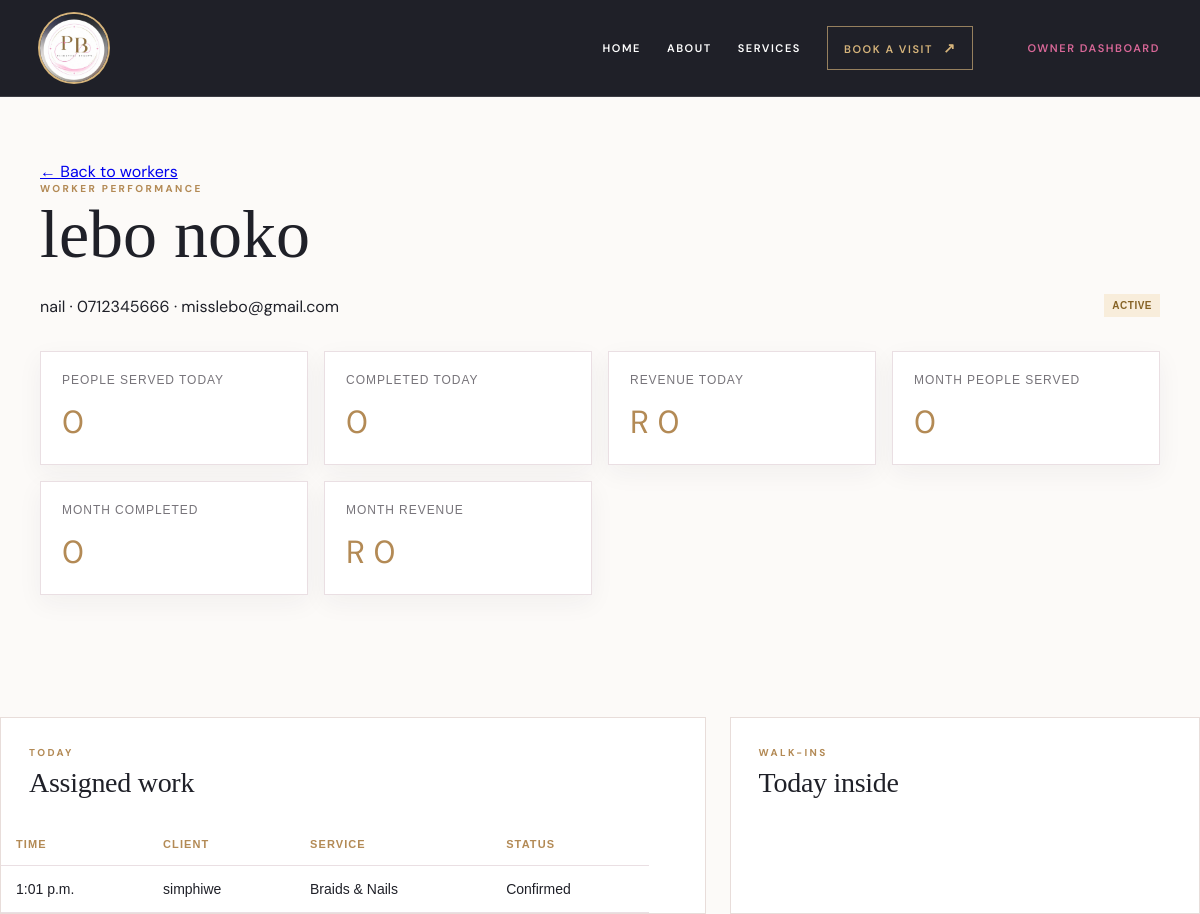
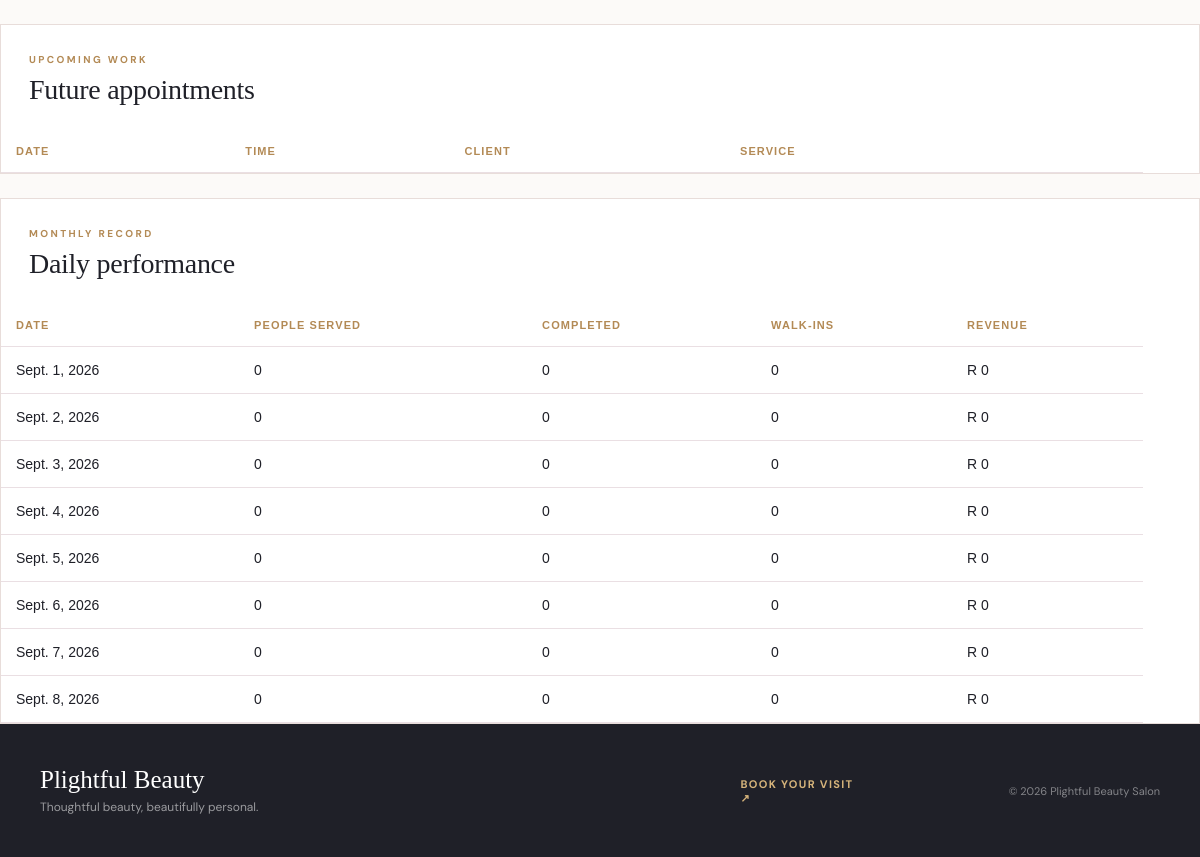
The app's page /owner/workers/10/ with its own data (2 pictures, top to bottom).
### core/models.py (models this page shows, shortened)
class Worker(models.Model):
    user = models.OneToOneField(settings.AUTH_USER_MODEL, on_delete=models.CASCADE, related_name='worker_profile')
    position = models.CharField(max_length=100, default='Beauty Specialist')
    phone = models.CharField(max_length=30, blank=True)
    joined_date = models.DateField(auto_now_add=True)
    is_active = models.BooleanField(default=True)

class Appointment(models.Model):
    PENDING = 'pending'
    CONFIRMED = 'confirmed'
    CHECKED_IN = 'checked_in'
    IN_PROGRESS = 'in_progress'
    COMPLETED = 'completed'
    CANCELLED = 'cancelled'
    STATUS_CHOICES = [(PENDING, 'Pending'), (CONFIRMED, 'Confirmed'), (CHECKED_IN, 'Checked In'),
                      (IN_PROGRESS, 'In Progress'), (COMPLETED, 'Completed'), (CANCELLED, 'Cancelled')]
    client = models.ForeignKey(Client, on_delete=models.CASCADE, related_name='appointments')
    service = models.ForeignKey(Service, on_delete=models.PROTECT, related_name='appointments')
    worker = models.ForeignKey(Worker, on_delete=models.SET_NULL, null=True, blank=True, related_name='appointments')
    appointment_date = models.DateField()
    appointment_time = models.TimeField()
    notes = models.TextField(blank=True)
    inspiration_image_1 = models.ImageField(upload_to='inspiration/', blank=True, null=True)
    inspiration_image_2 = models.ImageField(upload_to='inspiration/', blank=True, null=True)
    status = models.CharField(max_length=20, choices=STATUS_CHOICES, default=PENDING)
    created_at = models.DateTimeField(auto_now_add=True)
    paid_at = models.DateTimeField(null=True, blank=True)
    completed_at = models.DateTimeField(null=True, blank=True)
    class Meta:
        ordering = ['appointment_date', 'appointment_time']
        constraints = [models.UniqueConstraint(fields=['appointment_date', 'appointment_time', 'worker'], name='unique_worker_slot')]

class Client(models.Model):
    user = models.OneToOneField(settings.AUTH_USER_MODEL, on_delete=models.SET_NULL, null=True, blank=True, related_name='client_profile')
    full_name = models.CharField(max_length=150)
    phone = models.CharField(max_length=30)
    email = models.EmailField(blank=True)
    registered_at = models.DateTimeField(auto_now_add=True)
    notes = models.TextField(blank=True)

class Service(models.Model):
    name = models.CharField(max_length=120)
    description = models.TextField(blank=True)
    duration_minutes = models.PositiveIntegerField(default=60)
    price = models.DecimalField(max_digits=10, decimal_places=2)
    is_active = models.BooleanField(default=True)

### core/views.py (the view)
    def wrapped(request, *args, **kwargs):
        profile = getattr(request.user, 'profile', None)
        if request.user.is_authenticated and not (profile and profile.role == Profile.OWNER):
            raise PermissionDenied
        return view_func(request, *args, **kwargs)

### core/views.py (called while the page is built)
def owner_required(view_func):
    def wrapped(request, *args, **kwargs):
        profile = getattr(request.user, 'profile', None)
        if request.user.is_authenticated and not (profile and profile.role == Profile.OWNER):
            raise PermissionDenied
        return view_func(request, *args, **kwargs)
    return wrapped

### templates/core/worker_detail.html (shortened to what this page needs)
{% extends 'core/base.html' %}
{% block content %}
<section class="dashboard-section worker-detail-page"><div class="container">
  <a class="back-link" href="{% url 'owner_workers' %}">&larr; Back to workers</a>
  <div class="section-heading"><div><p class="eyebrow">WORKER PERFORMANCE</p><h1>{{ worker.user.get_full_name|default:worker.user.username }}</h1><p>{{ worker.position }} &middot; {{ worker.phone }} &middot; {{ worker.user.email }}</p></div><span class="status {% if worker.is_active %}status-confirmed{% else %}status-cancelled{% endif %}">{% if worker.is_active %}Active{% else %}Inactive{% endif %}</span></div>
  <div class="stats-grid"><div class="stat-card"><span>People served today</span><strong>{{ daily_people }}</strong></div><div class="stat-card"><span>Completed today</span><strong>{{ daily_completed }}</strong></div><div class="stat-card"><span>Revenue today</span><strong>R {{ daily_revenue }}</strong></div><div class="stat-card"><span>Month people served</span><strong>{{ monthly_people }}</strong></div><div class="stat-card"><span>Month completed</span><strong>{{ monthly_completed }}</strong></div><div class="stat-card"><span>Month revenue</span><strong>R {{ monthly_revenue }}</strong></div></div>
 </div></section>
  <div class="worker-columns"><section class="worker-panel"><div class="workspace-heading"><div><p class="eyebrow">TODAY</p><h2>Assigned work</h2></div></div><div class="table-wrap"><table><thead><tr><th>Time</th><th>Client</th><th>Service</th><th>Status</th></tr></thead><tbody>{% for appointment in daily_appointments %}<tr><td>{{ appointment.appointment_time }}</td><td>{{ appointment.client.full_name }}</td><td>{{ appointment.service.name }}</td><td>{{ appointment.get_status_display }}</td></tr>{% endfor %}</tbody></table></div></section><aside class="worker-panel"><div class="workspace-heading"><div><p class="eyebrow">WALK-INS</p><h2>Today inside</h2></div></div>{% for walk_in in daily_walk_ins %}<div class="client-list-row"><strong>{{ walk_in.client.full_name }}</strong><small>{{ walk_in.service.name }} &middot; {{ walk_in.time_spent_display }}</small></div>{% endfor %}</aside></div>
  <section class="worker-panel history-panel"><div class="workspace-heading"><div><p class="eyebrow">UPCOMING WORK</p><h2>Future appointments</h2></div></div><div class="table-wrap"><table><thead><tr><th>Date</th><th>Time</th><th>Client</th><th>Service</th><th></th></tr></thead></table></div></section>
  <section class="worker-panel history-panel"><div class="workspace-heading"><div><p class="eyebrow">MONTHLY RECORD</p><h2>Daily performance</h2></div></div><div class="table-wrap"><table><thead><tr><th>Date</th><th>People served</th><th>Completed</th><th>Walk-ins</th><th>Revenue</th></tr></thead><tbody>{% for record in daily_records %}<tr><td>{{ record.date }}</td><td>{{ record.people }}</td><td>{{ record.completed }}</td><td>{{ record.walk_ins }}</td><td>R {{ record.revenue }}</td></tr>{% endfor %}</tbody></table></div></section>
{% endblock %}

### static/css/style.css (style rules this page uses)
:root { --ink:#252735; --gold:#a8874e; --pink:#e874ad; --muted:#6a6870; --paper:#fffdfd; --blush:#f8e5ed; }
* { box-sizing:border-box }
html { scroll-behavior:smooth }
body { font-family:Georgia, 'Times New Roman', serif;margin:0;color:var(--ink);background:var(--paper);-webkit-font-smoothing:antialiased }
.container { width:min(1120px, calc(100% - 40px));margin:0 auto }
.eyebrow { margin:0 0 18px;color:var(--gold);font:600 13px Helvetica, Arial, sans-serif;letter-spacing:.3em }
.page-section,.dashboard-section { padding:64px 0;min-height:0 }
.page-section h1,.dashboard-section h1 { margin:0 0 22px;font-size:clamp(40px, 6vw, 68px);font-weight:400 }
.service-card,.stat-card { padding:21px;background:#fff;border:1px solid #eadfe3;box-shadow:0 8px 24px rgba(37,39,53,.05) }
.workspace-heading h2 { font-family:var(--display);font-weight:400;letter-spacing:-.01em }
.stats-grid { display:grid;grid-template-columns:repeat(4,1fr);gap:16px;margin:34px 0 }
.stat-card span { display:block;color:var(--muted);font:12px Helvetica, Arial, sans-serif;text-transform:uppercase;letter-spacing:.08em }
.stat-card strong { display:block;margin-top:14px;color:var(--gold);font-size:32px;font-weight:400 }
.table-wrap { overflow-x:auto;margin-bottom:28px }
table { width:100%;border-collapse:collapse;background:#fff;font:14px Helvetica, Arial, sans-serif }
th,td { padding:15px;text-align:left;border-bottom:1px solid #eadfe3 }
th { color:var(--gold);font-size:11px;letter-spacing:.1em;text-transform:uppercase }
.dashboard-top,.section-heading { display:flex;justify-content:space-between;align-items:flex-end;gap:30px }
.section-heading p { margin:0 }
.workspace-heading { display:flex;justify-content:space-between;align-items:flex-end;gap:20px;margin-bottom:24px }
.workspace-heading .eyebrow { margin-bottom:8px }
.workspace-heading h2 { margin:0;font:400 28px Georgia,'Times New Roman',serif }
.status { display:inline-block;padding:6px 8px;background:#f2eeec;color:var(--muted);font:600 10px Helvetica,Arial,sans-serif;letter-spacing:.05em;text-transform:uppercase;white-space:nowrap }
.status-confirmed { background:#f8eddb;color:#866326 }
.worker-columns { display:grid;grid-template-columns:minmax(0,1.5fr) minmax(260px,1fr);gap:24px;margin-top:24px }
.worker-panel { padding:28px;background:#fff;border:1px solid #e8ddda }
.worker-panel .table-wrap { margin:0 -28px -28px }
.history-panel { margin-top:24px }
.table-wrap { width:100%;overflow-x:auto;-webkit-overflow-scrolling:touch }
.table-wrap table { min-width:640px }
:root { --ink:#1f2028; --ink-soft:#343541; --gold:#b38a55; --gold-light:#d6b47b; --pink:#d96798; --muted:#77747a; --paper:#fcfaf8; --blush:#f3e5e9; --line:#e6dcda; --display:'Playfair Display', Georgia, serif; --sans:'DM Sans', Helvetica, Arial, sans-serif; }
body { font-family:var(--sans);background:var(--paper);color:var(--ink);font-size:16px }
h1,h2,h3,h4,p { overflow-wrap:break-word }
h1,h2,h3,h4 { font-family:var(--display) }
.eyebrow { font-family:var(--sans);font-size:10px;font-weight:700;letter-spacing:.24em }
.service-card,.stat-card,.worker-panel,.performance-panel,.next-appointment,.service-insight { transition:transform .3s ease,box-shadow .3s ease,border-color .3s ease }

### records on screen
Worker: user.get_full_name "lebo noko", position "nail", phone "0712345666", user.email "misslebo@gmail.com"
Appointment: appointment_time "1:01 p.m.", client.full_name "simphiwe", service.name "Braids & Nails", status "Confirmed"

### other values on screen
{{ daily_people }} "0"
{{ daily_completed }} "0"
{{ daily_revenue }} "0"
{{ monthly_people }} "0"
{{ monthly_completed }} "0"
{{ monthly_revenue }} "0"
{{ record.date }} "Sept. 1, 2026"
{{ record.people }} "0"
{{ record.completed }} "0"
{{ record.walk_ins }} "0"
{{ record.revenue }} "0"
{{ record.date }} "Sept. 2, 2026"
{{ record.date }} "Sept. 3, 2026"
{{ record.date }} "Sept. 4, 2026"
{{ record.date }} "Sept. 5, 2026"
